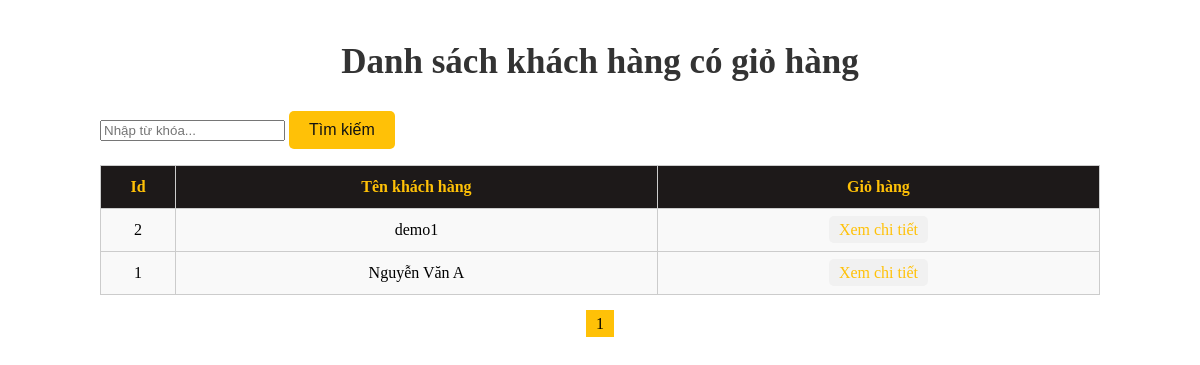
/Xmobile-master/admins/admincp/pages/content/cart.php, run on the app's committed database.
### tables this page shows
CREATE TABLE `carts` (
  `Id` int(11) NOT NULL,
  `Customer_id` int(11) NOT NULL
);

CREATE TABLE `customers` (
  `Id` int(11) NOT NULL,
  `Name` varchar(255) NOT NULL,
  `Phone` varchar(20) DEFAULT NULL,
  `Address` text DEFAULT NULL,
  `Email` varchar(255) NOT NULL,
  `Password` varchar(255) NOT NULL,
  `Images` varchar(255) DEFAULT NULL
);

### Xmobile-master/admins/admincp/pages/content/cart.php (the view, shortened to what this page needs)
<?php
    include_once "../../Connection/open.php";
    if(isset($_GET["keyword"])){
        $keyword = $_GET["keyword"];
    } else {
        $keyword = "";
    }
    $recordsPerPage = 5;
    $sqlCount = "SELECT COUNT(*) AS total FROM carts
    INNER JOIN customers ON carts.Customer_id = customers.Id
    WHERE customers.Name LIKE '%$keyword%'";
    $resultCount = mysqli_query($connection, $sqlCount);
    $row = mysqli_fetch_assoc($resultCount);
    $totalRecords = $row['total'];
    if(isset($_GET["page"])){
        $page = $_GET["page"];
    } else {
        $page = 1;
    }
    $pages = max(ceil($totalRecords / $recordsPerPage), 1);
    $start = ($page - 1) * $recordsPerPage;
    $sql = "SELECT
                carts.Id AS cartId,
                customers.Id AS CustomerId,
                customers.Name AS CustomerName
            FROM carts
            INNER JOIN customers ON carts.Customer_id = customers.Id
            WHERE customers.Name LIKE '%$keyword%'
            ORDER BY customers.Name ASC
            LIMIT $start, $recordsPerPage";
    $customers = mysqli_query($connection, $sql);
?>
<link rel="stylesheet" href="css/style_table.css">
<body>
<div class="container mx-auto">
    <h2>Danh sách khách hàng có giỏ hàng</h2>
    <form method="GET" action="index.php" class="flex items-center gap-3 mb-3">
        <input type="text" name="keyword" placeholder="Nhập từ khóa..." value="<?php echo $keyword ?>"
               class="flex-1 px-4 py-2 border border-gray-300 rounded-lg focus:outline-none focus:ring-2 focus:ring-blue-500">
        <button type="submit"
                class="px-4 py-2 bg-blue-600 text-black rounded-lg hover:bg-blue-700 transition duration-200">
            Tìm kiếm
        </button>
    </form>
    <table border="1" width="100%" cellpadding="5" cellspacing="0">
        <thead>
            <tr>
                <th width="50px">Id</th>
                <th>Tên khách hàng</th>
                <th>Giỏ hàng</th>
            </tr>
        </thead>
        <tbody>
        <?php if (mysqli_num_rows($customers) == 0){ ?>
            <tr><td colspan="3" style="text-align: center;">Không có khách hàng nào</td></tr>
        <?php }else{ ?>
            <?php foreach ($customers as $customer){ ?>
                <tr>
                    <td><?php echo $customer['CustomerId']; ?></td>
                    <td><?php echo $customer['CustomerName']; ?></td>
                    <td><a href="index.php?action=chitietgiohang&id=<?php echo $customer['cartId']; ?>">Xem chi tiết</a></td>
                </tr>
            <?php } ?>
        <?php } ?>
        </tbody>
    </table>
    <div style="margin-top: 20px; text-align: center;">
        <?php for ($i = 1; $i <= $pages; $i++) {
            $link = "index.php?action=quanlygiohang&page=$i";
        ?>
            <a href="<?php echo $link; ?>"
               style="margin: 0 5px; padding: 5px 10px; text-decoration: none;
                      <?php echo ($i == $page) ? 'background-color: #ffc107; color: black;' : 'border: 1px solid #ccc;' ?>">
                <?php echo $i; ?>
            </a>
        <?php } ?>
    </div>
</div>
</body>

### Xmobile-master/admins/admincp/css/style_table.css (style rules this page uses)
h2 { text-align: center; font-size: 35px; color: #333333; }
.container { max-width: 1000px; margin: auto; padding: 5px 30px; }
button { background-color: #ffc107; color: #121212; padding: 10px 20px; border: none; font-size: 16px; border-radius: 5px; cursor: pointer; margin: 0 0; }
table { width: 100%; border-collapse: collapse; }
th, td { padding: 12px; text-align: center; font-size: 16px; border: 1px solid #ccc; }
th { background-color: #1d1919; color: #ffc107; font-weight: bold; }
td { background-color: #f9f9f9; color: #000; }
td a { color: #ffc107; text-decoration: none; padding: 5px 10px; border-radius: 5px; background-color: #f1f1f1; }

### data on the page
carts: Customer.Id "2", Customer.Name "demo1"
carts: Customer.Id "1", Customer.Name "Nguyễn Văn A"
